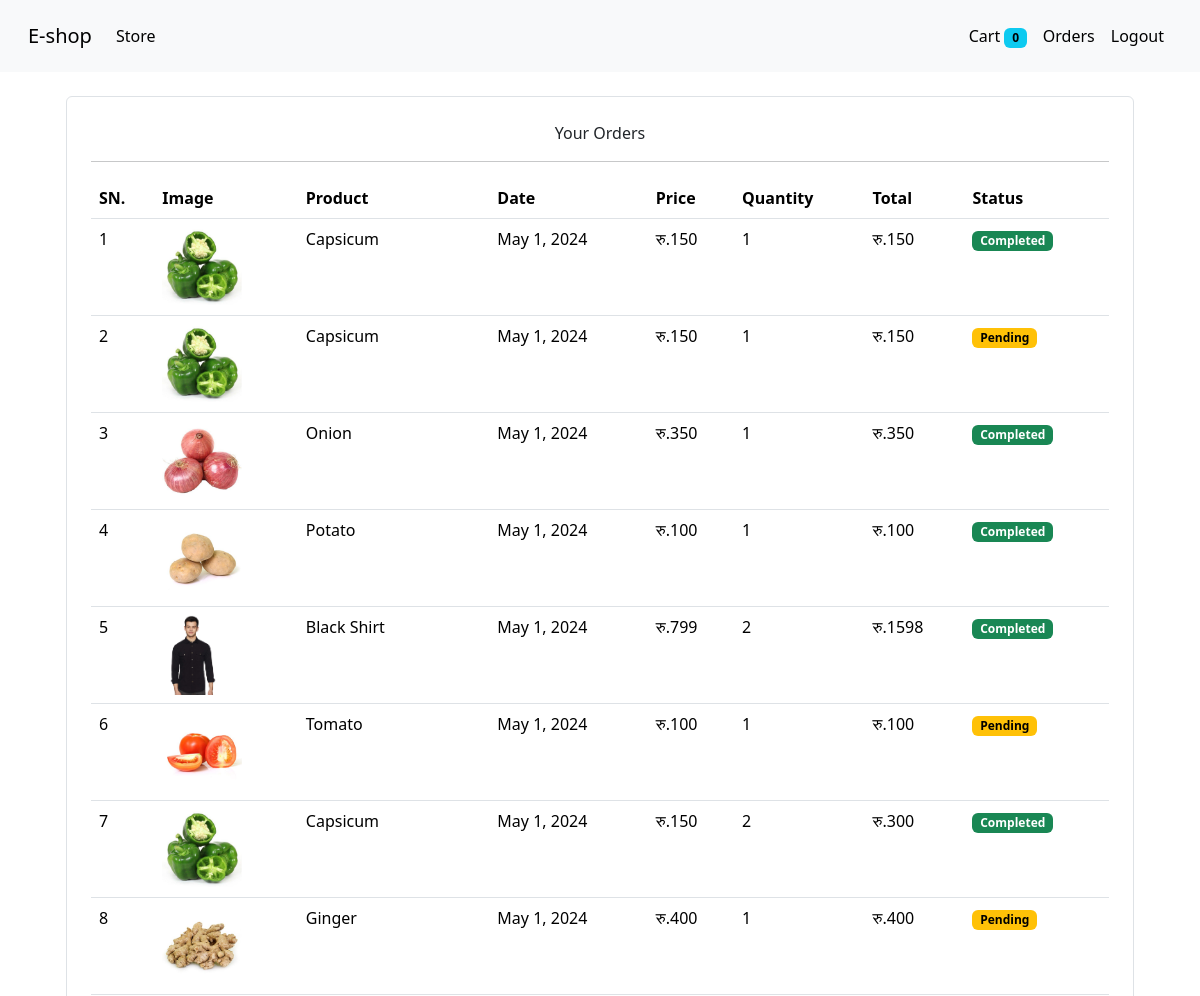
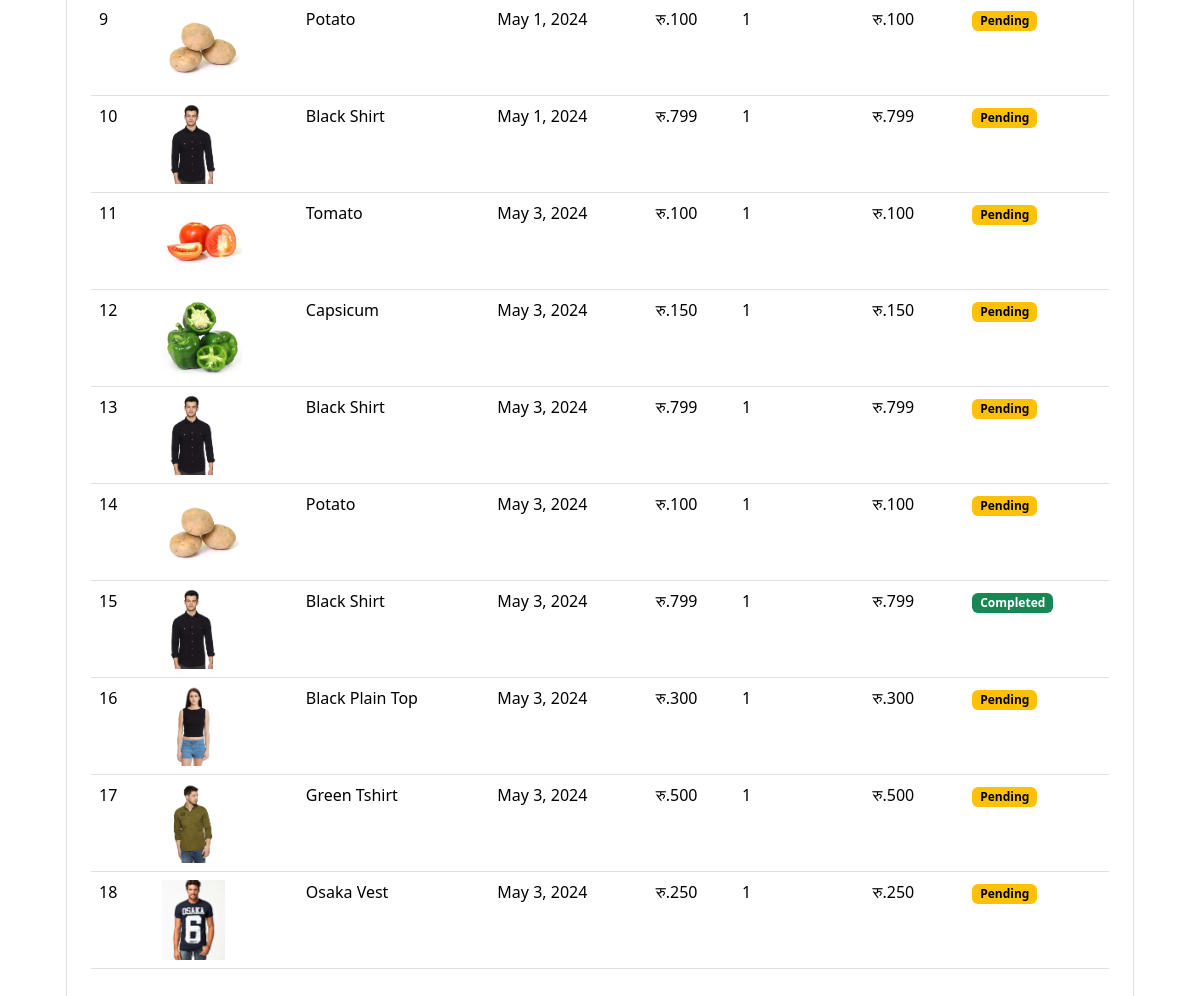
/orders (signed in), run on the app's committed database (2 pictures, top to bottom).
### store/models/orders.py (models this page shows, shortened)
class Order(models.Model):
     product = models.ForeignKey(Product, on_delete=models.CASCADE)
     customer = models.ForeignKey(Customer, on_delete=models.CASCADE)
     quantity = models.IntegerField(default=1)
     price = models.IntegerField()
     address = models.CharField(max_length=100, default='')
     phone = models.CharField(max_length=11 , default='')
     date = models.DateField(default=datetime.datetime.now)
     status = models.BooleanField(default=False)
     @staticmethod
     def get_orders_by_customer(customer_id):
          return Order\
               .objects\
               .filter(customer = customer_id)\
               .order_by('date')

### store/models/product.py (models this page shows, shortened)
class Product(models.Model):
     name = models.CharField(max_length=100)
     price = models.IntegerField(default=0)
     category = models.ForeignKey(Category, on_delete=models.CASCADE, default=1)
     description = models.CharField(max_length=200, default='', null=True, blank=True)
     image = models.ImageField(upload_to='uploads/products/')

### store/middlewares/auth.py (the view)
     def middleware(request):
          return_url = request.META['PATH_INFO']
          if not request.session.get('customer'):
               return redirect(f'login?return_url={return_url}')
          response = get_response(request)
          return response

### store/templatetags/custom_filter.py (called while the page is built)
@register.filter(name="currency")
def currency(number):
     return "रु." + str(number)

@register.filter(name="multiply")
def multiply(number, number1):
     return number*number1

### store/views.py (called while the page is built)
     def get(self, request):
          customer = request.session.get('customer')
          orders = Order.get_orders_by_customer(customer)
          return render(request, 'orders.html', {'orders':orders})

### store/templates/orders.html (shortened to what this page needs)
{% extends 'base.html' %}
{% block content %}
{% load cart %}
{% load custom_filter %}
<div class="container">
     <div class="border rounded p-4 m-4">
          <p class="dislay-4 text-center">Your Orders</p>
          <hr>
          <table class="table">
               <thead>
                    <tr>
                         <th>SN.</th>
                         <th>Image</th>
                         <th>Product</th>
                         <th>Date</th>
                         <th>Price</th>
                         <th>Quantity</th>
                         <th>Total</th>
                         <th>Status</th>
                    </tr>
               </thead>
               <tbody>
                    {% for order in orders %}
                    <tr>
                         <td>{{forloop.counter}}</td>
                         <td><img style="height:80px;" src="/media/{{ order.product.image }}" alt="order_product_image"></td>
                         <td>{{order.product.name}}</td>
                         <td>{{order.date}}</td>
                         <td>{{order.product.price|currency}}</td>
                         <td>{{order.quantity}}</td>
                         <td>{{order.quantity|multiply:order.price|currency}}</td>
                         {% if order.status %}
                         <td><small class="badge text-bg-success">Completed</small></td>
                         {% else %}
                         <td><small class="badge text-bg-warning">Pending</small></td>
                         {% endif %}
                    </tr>
                    {% endfor %}
          </table>
     </div>
</div>
{% endblock %}

### store/templates/base.html (shortened to what this page needs)
<!DOCTYPE html>
<html lang="en">
<head>
     <link rel="stylesheet" href="	https://cdn.jsdelivr.net/npm/bootstrap@5.3.3/dist/css/bootstrap.min.css">
</head>
<body>
<nav  class="navbar navbar-expand-lg bg-body-tertiary p-3">
     <div class="container-fluid">
          <a class="navbar-brand" href="/">E-shop</a>
          <div class="collapse navbar-collapse " id="navbarSupportedContent">
          <ul class="navbar-nav me-auto mb-2 mb-lg-0">
               <li class="nav-item">
               <a class="nav-link active" aria-current="page" href="#">Store</a>
               </li>
          </ul>
          <ul class="navbar-nav  my-2 my-lg-0">
               <li class="nav-item">
                    <a class="nav-link active" aria-current="page" href="/cart">Cart
                    <span class="badge text-bg-info">{{request.session.cart.keys|length}}</span>
                    </a>
               </li>
               {% if request.session.customer %}
               <li class="nav-item">
                    <a class="nav-link active" aria-current="page" href="/orders">Orders</a>
               </li>
               <li class="nav-item">
                    <a class="nav-link active" aria-current="page" href="/logout">Logout</a>
               </li>
               {% endif %}
          </ul>
          </div>
     </div>
</nav>
{% block content %}
{% endblock %}
</body>
</html>

### data on the page
Order: product.image (picture), product.name "Capsicum", date "May 1, 2024", product.price "रु.150", quantity "1", quantity|multiply "रु.150", status "Completed"
Order: product.image (picture), product.name "Capsicum", date "May 1, 2024", product.price "रु.150", quantity "1", quantity|multiply "रु.150", status "Pending"
Order: product.image (picture), product.name "Onion", date "May 1, 2024", product.price "रु.350", quantity "1", quantity|multiply "रु.350", status "Completed"
Order: product.image (picture), product.name "Potato", date "May 1, 2024", product.price "रु.100", quantity "1", quantity|multiply "रु.100", status "Completed"
Order: product.image (picture), product.name "Black Shirt", date "May 1, 2024", product.price "रु.799", quantity "2", quantity|multiply "रु.1598", status "Completed"
Order: product.image (picture), product.name "Tomato", date "May 1, 2024", product.price "रु.100", quantity "1", quantity|multiply "रु.100", status "Pending"
Order: product.image (picture), product.name "Capsicum", date "May 1, 2024", product.price "रु.150", quantity "2", quantity|multiply "रु.300", status "Completed"
Order: product.image (picture), product.name "Ginger", date "May 1, 2024", product.price "रु.400", quantity "1", quantity|multiply "रु.400", status "Pending"
Order: product.image (picture), product.name "Potato", date "May 1, 2024", product.price "रु.100", quantity "1", quantity|multiply "रु.100", status "Pending"
Order: product.image (picture), product.name "Black Shirt", date "May 1, 2024", product.price "रु.799", quantity "1", quantity|multiply "रु.799", status "Pending"
Order: product.image (picture), product.name "Tomato", date "May 3, 2024", product.price "रु.100", quantity "1", quantity|multiply "रु.100", status "Pending"
Order: product.image (picture), product.name "Capsicum", date "May 3, 2024", product.price "रु.150", quantity "1", quantity|multiply "रु.150", status "Pending"
Order: product.image (picture), product.name "Black Shirt", date "May 3, 2024", product.price "रु.799", quantity "1", quantity|multiply "रु.799", status "Pending"
Order: product.image (picture), product.name "Potato", date "May 3, 2024", product.price "रु.100", quantity "1", quantity|multiply "रु.100", status "Pending"
Order: product.image (picture), product.name "Black Shirt", date "May 3, 2024", product.price "रु.799", quantity "1", quantity|multiply "रु.799", status "Completed"
Order: product.image (picture), product.name "Black Plain Top", date "May 3, 2024", product.price "रु.300", quantity "1", quantity|multiply "रु.300", status "Pending"
Order: product.image (picture), product.name "Green Tshirt", date "May 3, 2024", product.price "रु.500", quantity "1", quantity|multiply "रु.500", status "Pending"
Order: product.image (picture), product.name "Osaka Vest", date "May 3, 2024", product.price "रु.250", quantity "1", quantity|multiply "रु.250", status "Pending"

### other printed values
{{ request.session.cart.keys|length }} "0"
